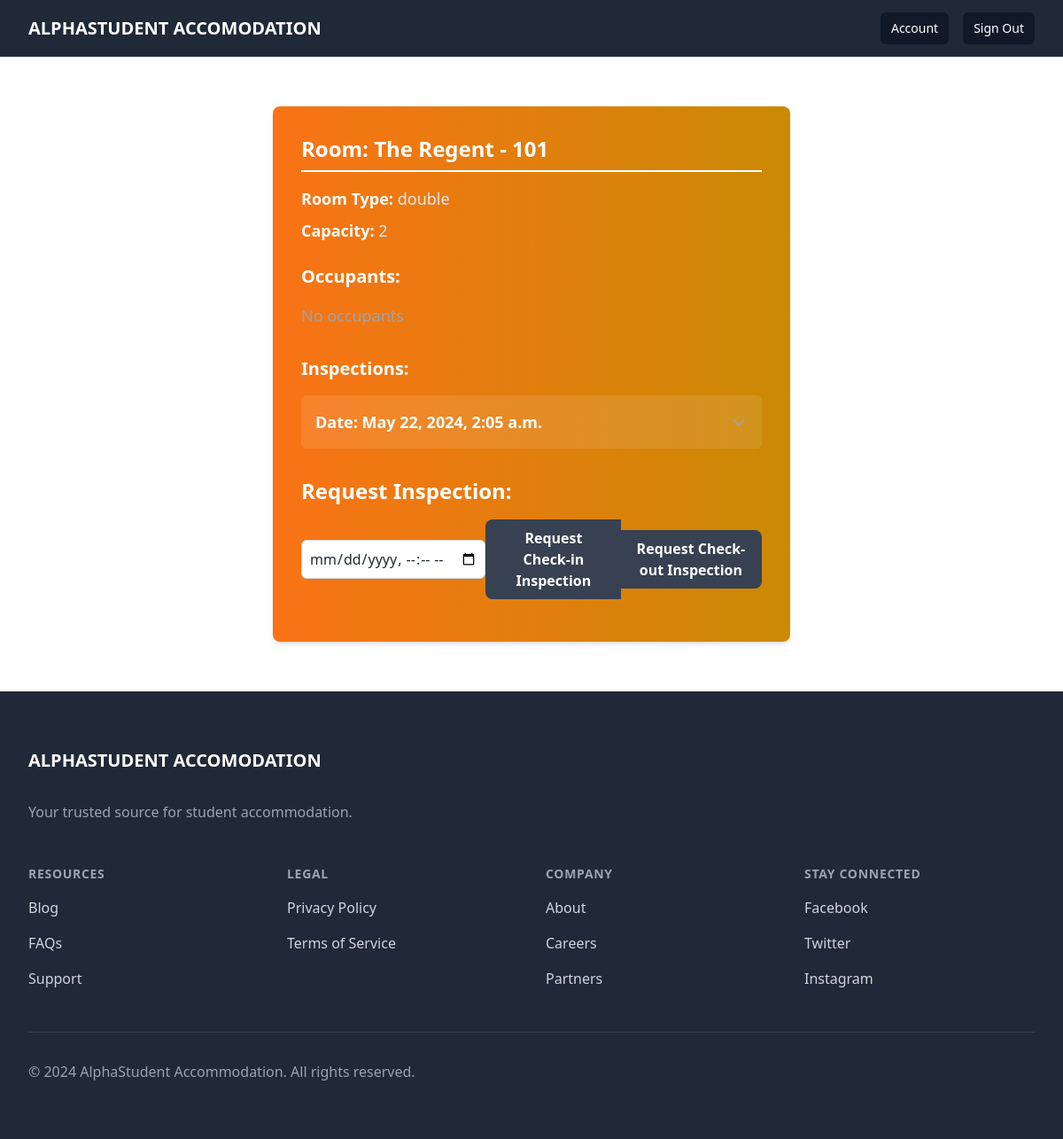
Before: /accommodations/rooms/room/1/ (signed in) with the older database file.
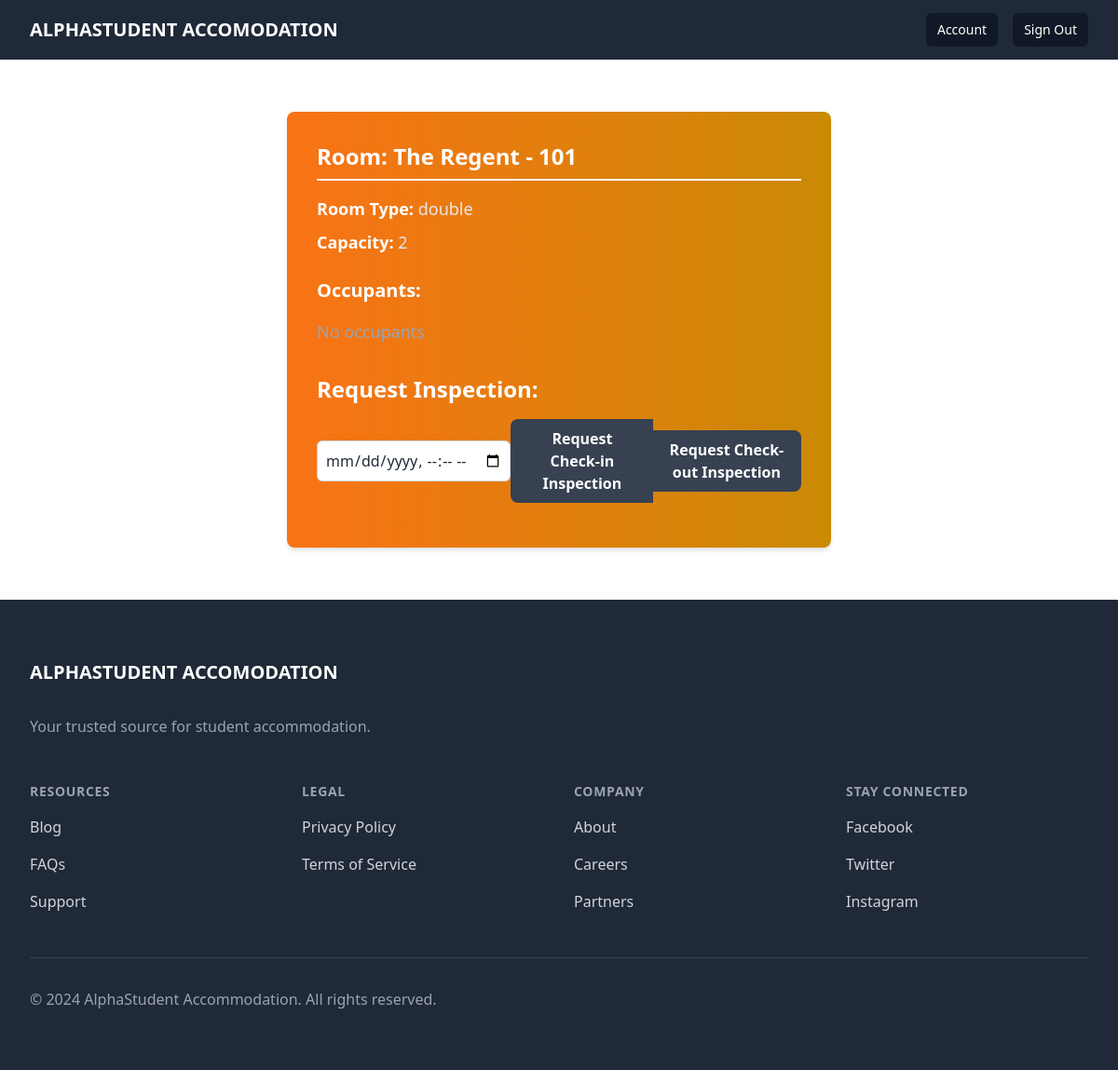
After: the same page with the newer database file.
### accommodations/models.py (models this page shows, shortened)
class Room(models.Model):
    building = models.ForeignKey(Building, on_delete=models.CASCADE, related_name='rooms')
    room_number = models.CharField(max_length=3)
    occupants = models.ManyToManyField(CustomUser, related_name='rooms', blank=True)
    capacity = models.PositiveIntegerField(default=1)
    room_type = models.CharField(
            max_length=20,
            choices=(
                ('single', 'Single'),
                ('single_ensuite', 'Single Ensuite'),
                ('double', 'Double'),
                ('double_ensuite', 'Double Ensuite'),
            ),
        )
    ensuite_additional_rent = models.DecimalField(max_digits=10, decimal_places=2, default=800.0)

class Building(models.Model):
    name = models.CharField(max_length=255)
    capacity = models.PositiveIntegerField(help_text="Total number of students the building can accommodate")
    gender_type = models.CharField(
        max_length=10,
        choices=(
            ('unisex', 'Unisex'),
            ('male', 'Male'),
            ('female', 'Female'),
        ),
    )
    rent_amount = models.DecimalField(max_digits=10, decimal_places=2, default=3800.00)

class RoomInspectionRequest(models.Model):
    room = models.ForeignKey(Room, on_delete=models.CASCADE, related_name='inspection_requests')
    requested_by = models.ForeignKey(CustomUser, on_delete=models.CASCADE)
    requested_at = models.DateTimeField(auto_now_add=True)
    inspection_date = models.DateTimeField(null=True, blank=True)
    status = models.CharField(max_length=20, default='Pending')
    completed = models.BooleanField(default=False)
    type = models.CharField(max_length=20, choices=(
            ('check_in', 'Check-in'),
            ('check_out', 'Check-out'),
        ))

### accommodations/views.py (the view)
# urls.py: path('rooms/room/<int:room_id>/', views.room_detail, name='room_detail'),
@login_required
def room_detail(request, room_id):
    user = request.user
    room = get_object_or_404(Room, pk=room_id)
    inspections_object = room.inspection_requests.all()
    rooms_object = user.rooms.all()
    rooms_with_occupants = {}
    room_occupants = []
    inspections = []
    for inspection in inspections_object:
        inspections.append(inspection)
    for room in rooms_object:
        occupants = room.occupants.all()
        rooms_with_occupants[room] = occupants
    for room, occupants in rooms_with_occupants.items():
        if occupants.exists():
            for occupant in occupants:
                room_occupants.append(occupant)
    return render(request, 'accommodations/room_detail.html', {'room': room, 'inspections': inspections, 'room_occupants': room_occupants})

### accommodations/templates/accommodations/room_detail.html (shortened to what this page needs)
{% extends 'base.html' %}
{% block content %}
<div class="flex justify-center px-4 py-8">
    <div class="w-full md:w-2/3 lg:w-1/2">
        <div class="bg-gradient-to-r from-orange-500 to-yellow-600 rounded-lg shadow-md p-8">
            <h1 class="text-2xl font-bold text-white mb-4 border-b-2 border-white pb-2">Room: {{ room.building.name }} - {{ room.room_number }}</h1>
            <div class="mb-6">
                <p class="text-lg text-gray-200 mb-2"><span class="font-semibold text-white">Room Type:</span> {{ room.room_type }}</p>
                <p class="text-lg text-gray-200"><span class="font-semibold text-white">Capacity:</span> {{ room.capacity }}</p>
            </div>
            <h2 class="text-xl font-bold text-white mb-4">Occupants:</h2>
            <ul class="text-lg text-gray-200 space-y-4">
                {% for occupant in room_occupants %}
                <li class="bg-white bg-opacity-10 rounded-md p-4 cursor-pointer" onclick="toggleOccupantDetails(this)">
                    <div class="flex items-center justify-between">
                        <span class="font-semibold">{{ occupant.first_name }} {{ occupant.last_name }}</span>
                        <svg class="h-5 w-5 text-gray-400 transition-transform duration-200" xmlns="http://www.w3.org/2000/svg" fill="none" viewBox="0 0 24 24" stroke="currentColor">
                            <path stroke-linecap="round" stroke-linejoin="round" stroke-width="2" d="M19 9l-7 7-7-7" />
                        </svg>
                    </div>
                    <div class="occupant-details hidden mt-4 pl-4">
                        <p class="text-gray-400">Student Number: {{ occupant.student_number }}</p>
                        <p class="text-gray-400">Course: {{ occupant.course }}</p>
                    </div>
                </li>
                {% empty %}
                <li class="text-gray-400">No occupants</li>
                {% endfor %}
            </ul>
            {% if inspections %}
            <h2 class="text-xl font-bold text-white mt-8 mb-4">Inspections:</h2>
            <ul class="text-lg text-gray-200 space-y-4">
                {% for inspection in inspections %}
                <li class="bg-white bg-opacity-10 rounded-md p-4 cursor-pointer" onclick="toggleInspectionDetails(this)">
                    <div class="flex items-center justify-between">
                        <span class="font-semibold text-white">Date: {{ inspection.requested_at }}</span>
                        <svg class="h-5 w-5 text-gray-400 transition-transform duration-200" xmlns="http://www.w3.org/2000/svg" fill="none" viewBox="0 0 24 24" stroke="currentColor">
                            <path stroke-linecap="round" stroke-linejoin="round" stroke-width="2" d="M19 9l-7 7-7-7" />
                        </svg>
                    </div>
                </li>
                {% empty %}
                <li class="text-gray-400">No inspections</li>
                {% endfor %}
            </ul>
            {% endif %}
            <h2 class="text-2xl font-bold text-white mt-8 mb-4">Request Inspection:</h2>
            <form id="inspectionForm" action="{% url 'accommodations:request_inspection' room.id %}" method="POST" class="flex items-center justify-center mb-4">
                <input type="datetime-local" name="inspection_date" class="rounded-md p-2 border border-gray-300 text-gray-800 bg-white focus:outline-none focus:border-blue-500" style="width: 40%;" required>
                <button type="submit" name="inspection_type" value="check_in" class="px-4 rounded-l-lg bg-gray-700 text-white font-semibold p-2 border border-gray-700 border-r-0 cursor-pointer">Request Check-in Inspection</button>
                <button type="submit" name="inspection_type" value="check_out" class="px-4 rounded-r-lg bg-gray-700 text-white font-semibold p-2 border border-gray-700 border-l-0 cursor-pointer">Request Check-out Inspection</button>
            </form>
        </div>
    </div>
</div>
{% endblock %}

### templates/base.html (shortened to what this page needs)
<!DOCTYPE html>
<html lang="en">
  <head>
    <script src="https://cdn.tailwindcss.com"></script>
  </head>
  <body>
    <nav class="bg-gray-800 fixed w-full z-50">
      <div class="max-w-7xl mx-auto px-4 sm:px-6 lg:px-8">
        <div class="flex items-center justify-between h-16">
          <div class="flex items-center">
            <div class="flex-shrink-0">
              <a href="{% url 'core:home' %}" class="text-white font-bold text-xl">ALPHASTUDENT ACCOMODATION</a>
            </div>
          </div>
          <div class="hidden md:block">
            <div class="ml-4 flex items-center md:ml-6">
              {% if user.is_authenticated %}
              <a href="{% url 'accounts:account' %}" class="bg-gray-900 text-white px-3 py-2 rounded-md text-sm font-medium">Account</a>
              <a href="{% url 'accounts:logout' %}" class="bg-gray-900 text-white px-3 py-2 rounded-md text-sm font-medium ml-4">Sign Out</a>
              {% else %}
              <a href="{% url 'accounts:login' %}" class="bg-gray-900 text-white px-3 py-2 rounded-md text-sm font-medium">Log In</a>
              <a href="{% url 'accounts:registration' %}" class="bg-gray-900 text-white px-3 py-2 rounded-md text-sm font-medium ml-4">Sign Up</a>
              {% endif %}
            </div>
          </div>
        </div>
      </div>
    </nav>
    <main class="pt-16">
      <div class="py-6">{% block content %} {% endblock %}</div>
    </main>
    <footer class="bg-gray-800">
      <div class="max-w-7xl mx-auto py-12 px-4 sm:px-6 lg:py-16 lg:px-8">
        <div class="xl:grid xl:grid-cols-3 xl:gap-8">
          <div class="space-y-8 xl:col-span-1">
            <a href="{% url 'core:home' %}" class="text-white font-bold text-xl">ALPHASTUDENT ACCOMODATION</a>
            <p class="text-gray-400 text-base">
              Your trusted source for student accommodation.
            </p>
          </div>
          <div class="mt-12 grid grid-cols-2 gap-8 xl:mt-0 xl:col-span-2">
            <div class="md:grid md:grid-cols-2 md:gap-8">
              <div>
                <h3 class="text-sm font-semibold text-gray-400 tracking-wider uppercase">
                  Resources
                </h3>
                <ul role="list" class="mt-4 space-y-4">
                  <li>
                    <a href="#" class="text-base text-gray-300 hover:text-white">
                      Blog
                    </a>
                  </li>
                  <li>
                    <a href="#" class="text-base text-gray-300 hover:text-white">
                      FAQs
                    </a>
                  </li>
                  <li>
                    <a href="#" class="text-base text-gray-300 hover:text-white">
                      Support
                    </a>
                  </li>
                </ul>
              </div>
              <div class="mt-12 md:mt-0">
                <h3 class="text-sm font-semibold text-gray-400 tracking-wider uppercase">
                  Legal
                </h3>
                <ul role="list" class="mt-4 space-y-4">
                  <li>
                    <a href="#" class="text-base text-gray-300 hover:text-white">
                      Privacy Policy
                    </a>
                  </li>
                  <li>
                    <a href="#" class="text-base text-gray-300 hover:text-white">
                      Terms of Service
                    </a>
                  </li>
                </ul>
              </div>
            </div>
            <div class="md:grid md:grid-cols-2 md:gap-8">
              <div>
                <h3 class="text-sm font-semibold text-gray-400 tracking-wider uppercase">
                  Company
                </h3>
                <ul role="list" class="mt-4 space-y-4">
                  <li>
                    <a href="#" class="text-base text-gray-300 hover:text-white">
                      About
                    </a>
                  </li>
                  <li>
                    <a href="#" class="text-base text-gray-300 hover:text-white">
                      Careers
                    </a>
                  </li>
                  <li>
                    <a href="#" class="text-base text-gray-300 hover:text-white">
                      Partners
                    </a>
                  </li>
                </ul>
              </div>
              <div class="mt-12 md:mt-0">
                <h3 class="text-sm font-semibold text-gray-400 tracking-wider uppercase">
                  Stay Connected
                </h3>
                <ul role="list" class="mt-4 space-y-4">
                  <li>
                    <a href="#" class="text-base text-gray-300 hover:text-white">
                      Facebook
                    </a>
                  </li>
                  <li>
                    <a href="#" class="text-base text-gray-300 hover:text-white">
                      Twitter
                    </a>
                  </li>
                  <li>
                    <a href="#" class="text-base text-gray-300 hover:text-white">
                      Instagram
                    </a>
                  </li>
                </ul>
              </div>
            </div>
          </div>
        </div>
        <div class="mt-12 border-t border-gray-700 pt-8">
          <p class="text-base text-gray-400 xl:text-center">
            &copy; 2024 AlphaStudent Accommodation. All rights reserved.
          </p>
        </div>
      </div>
    </footer>
  </body>
</html>

Changed rows visible on the page:
removed RoomInspectionRequest: requested_at "May 22, 2024, 2:05 a.m."
Other visible differences:
text no longer shown: "Inspections:"
